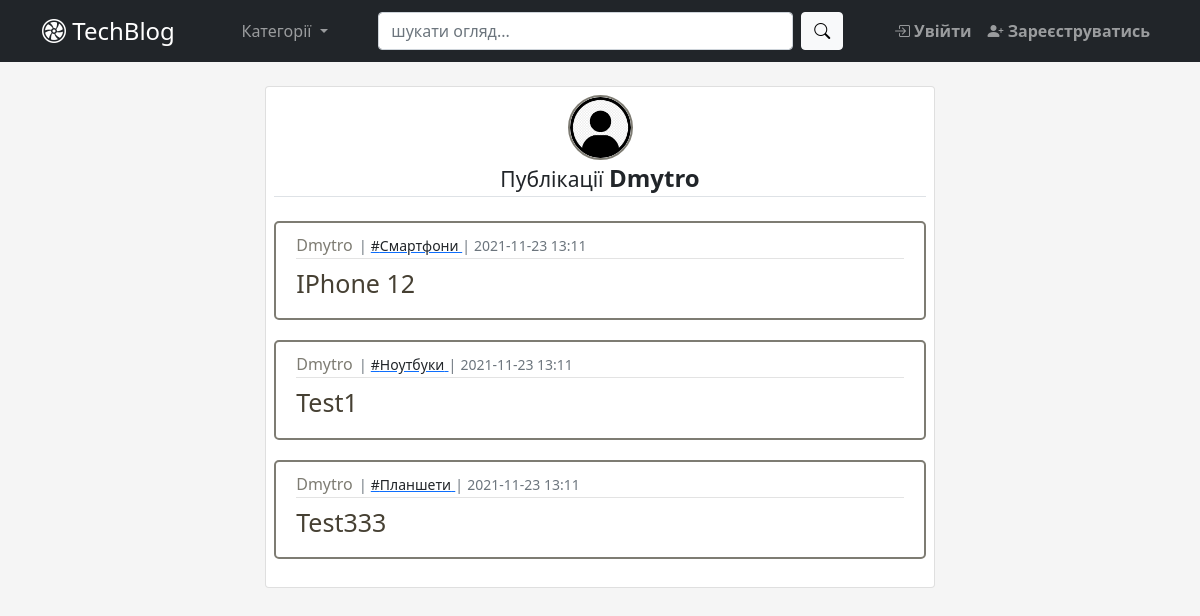
The page /user_posts/1 on the database its author committed.
### app/user/models.py (models this page shows, shortened)
class User(db.Model, UserMixin):  # type: ignore
    id = db.Column(db.Integer, primary_key=True)  # type: ignore
    username = db.Column(db.String(30), unique=True, nullable=False)
    email = db.Column(db.String(50), unique=True, nullable=False)
    password = db.Column(db.String(30), nullable=False)
    picture = db.Column(db.String(20), nullable=False,
                        server_default='default.jpg')  # type: ignore
    comment = db.relationship('Comment', backref='user_br', lazy=True)
    like = db.relationship('Like', backref='user_br', lazy=True)
    posts = db.relationship('Post', backref='user_br', lazy=True)

### app/blog/models.py (models this page shows, shortened)
class Post(db.Model):  # type: ignore
    id = db.Column(db.Integer, primary_key=True)  # type: ignore
    category_id = db.Column(db.Integer, db.ForeignKey('category.id'),
                            nullable=False)  # type: ignore
    user_id = db.Column(db.Integer(), db.ForeignKey('user.id'))  # type: ignore
    title = db.Column(db.String(100), nullable=False)  # type: ignore
    content = db.Column(db.Text)  # type: ignore
    created_at = db.Column(db.DateTime, default=datetime.now())  # type: ignore
    comments = db.relationship('Comment', backref='post_br', lazy=True)
    likes = db.relationship('Like', backref='post_br', lazy=True)

class Category(db.Model):  # type: ignore
    id = db.Column(db.Integer, primary_key=True)  # type: ignore
    name = db.Column(db.String(25), unique=True, nullable=False)
    category = db.relationship('Post', backref='category_br', lazy=True)

### app/blog/views.py (the view)
@blog_bp.route('/user_posts/<int:user_id>')
def user_posts(user_id):
    posts = Post.query.filter_by(user_id=user_id)
    if posts.first() is None:
        abort(404, description="Користувача не знайдено")
    return render_template('user_posts.html', posts=posts)

### app/blog/templates/blog/user_posts.html
{% extends "base.html" %}
{% block main %}
  {% from "_render_field.html" import render_field_lr %}
  <div class="card p-2" style="margin:auto;width:60%">
    <div align="center">
      <img src="{{url_for('static',filename='profile_pictures/' + posts.first().user_br.picture)}}" class="rounded-circle author-img" alt="author-image">
      <legend class="border-bottom mb-4"><small>Публікації </small><b>{{posts.first().user_br.username}}</b></legend>
    </div>
        {% include "posts_list.html" %}
  </div>
{% endblock main %}

### app/templates/base.html (shortened to what this page needs)
<!DOCTYPE html>
<html>
<head lang="en">
  <link href="https://cdn.jsdelivr.net/npm/bootstrap@5.0.0-beta2/dist/css/bootstrap.min.css" rel="stylesheet">
  <link rel="stylesheet" href="https://cdn.jsdelivr.net/npm/bootstrap-icons@1.7.1/font/bootstrap-icons.css">
  <link rel="stylesheet" type="text/css" href="{{ url_for('static', filename='css/custom.css') }}">
  <link href="https://cdn.jsdelivr.net/npm/summernote@0.8.18/dist/summernote-lite.min.css" rel="stylesheet">
  </head>
<body>
  <header>
    <nav class="navbar navbar-expand-lg navbar-dark bg-dark">
      <div class="container">
        <a class="navbar-brand fs-4" href="/"><i class="bi bi-fan"></i> TechBlog</a>
          <li class="navbar-nav dropdown">
            <a class="nav-link dropdown-toggle" href="#" id="navbarDropdown" role="button" data-bs-toggle="dropdown" aria-expanded="false">
              Категорії
            </a>
          </li>
          <div class="col-5">
            <form class="d-flex">
              <input class="form-control me-2" type="search" placeholder="шукати огляд..." aria-label="Search">
              <button class="btn btn-light bi bi-search" type="submit"></button>
            </form>
          </div>
          <div class="navbar-nav">
            {% if current_user.is_authenticated %}
              <a class="nav-item nav-link rounded bi bi-plus-circle" href="{{ url_for('blog_bp_in.post_create') }}"> Додати огляд</a>
              <a class="nav-item nav-link rounded bi bi-person-circle" href="{{ url_for('user_bp_in.account') }}"> Мій профіль</a>
              <a class="nav-item nav-link rounded bi bi-box-arrow-right" href="{{ url_for('user_bp_in.logout') }}"> <b>Вийти</b></a>
            {% else %}
              <a class="nav-item nav-link rounded bi bi-box-arrow-in-right" href="{{ url_for('user_bp_in.login') }}"> <b>Увійти</b></a>
              <a class="nav-item nav-link rounded bi bi-person-plus-fill" href="{{ url_for('user_bp_in.register') }}"> <b>Зареєструватись</b></a>
            {% endif %}
          </div>
      </div>
    </nav>
  </header>
  <main class="container d-flex flex-column ">
    <br>
    <div>
    {% block main %}
    {% endblock %}
    </div>
  </main>
</body>
</html>

### app/templates/_render_field.html (shortened to what this page needs)
{% macro render_post_item(post) %}
    <article class="media article-section">
    <div class="media-body">
      <div class="article-metadata">
        <a class="author-name" href="{{url_for('blog_bp_in.user_posts', user_id=post.user_br.id)}}">
          {{ post.user_br.username }}
        </a><small class="text-muted">|</small>
        <a href="{{url_for('blog_bp_in.posts_by_category', category_id=post.category_br.id)}}">
          <small class="link-dark">#{{ post.category_br.name }}</small>
        </a><small class="text-muted">|</small>
        <small class="text-muted">
          {{ post.created_at.strftime('%Y-%m-%d %H:%m')  }}
        </small>
      </div>
      <h2><a class="article-title" href="{{url_for('blog_bp_in.post_view', post_id=post.id)}}"> {{ post.title }} </a></h2>
    </div>
  </article>
{% endmacro %}

### app/templates/posts_list.html
{% from "_render_field.html" import render_post_item %}
{% for post in posts %}
   {{ render_post_item(post) }}
{% endfor %}

### app/static/css/custom.css (style rules this page uses)
body { background-color: #f5f5f5; !important; }
.article-section { background: white; padding: 10px 20px; border: 2px solid #7E7C73; border-radius: 5px; margin-bottom: 20px; }
a.author-name { color: #7E7C73; text-decoration: none; margin-right: 2px; }
a.article-title { font-size: 25px; color: #464033; text-decoration: none; }
.article-metadata { padding-bottom: 1px; margin-bottom: 3px; border-bottom: 1px solid #e3e3e3; }
.author-img { height: 65px; width: 65px; border: 2px solid #7E7C73; }

### rows shown on the page
User: picture (placeholder picture), first "Dmytro"
Post: user_br.username "Dmytro", category_br.name "Смартфони", created_at "2021-11-23 13:11", title "IPhone 12"
Post: user_br.username "Dmytro", category_br.name "Ноутбуки", created_at "2021-11-23 13:11", title "Test1"
Post: user_br.username "Dmytro", category_br.name "Планшети", created_at "2021-11-23 13:11", title "Test333"
